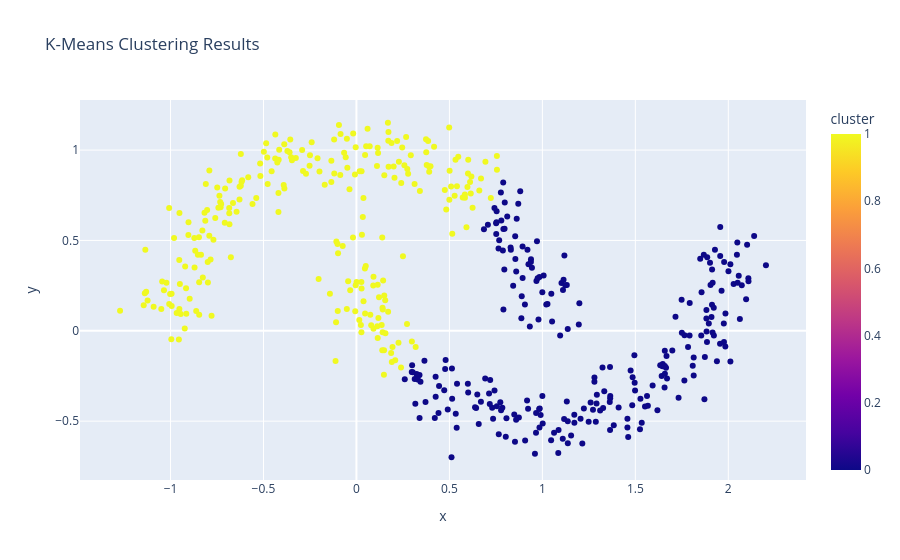

The notebook cell this image was saved under:
### Markdown cell above
## 🔍 Résultat KMeans : l'échec attendu
KMeans coupe les croissants par une frontière quasi droite — il ne fait que des blocs ronds autour de ses 2 centres, il ne « voit » pas les croissants.

### Code cell
results_df = pd.DataFrame({"x": X_moons[:, 0], "y": X_moons[:, 1], "cluster": kmeans.labels_})
px.scatter(results_df, x="x", y="y", color="cluster", title="K-Means Clustering Results")

### Figure 1 — Plotly figure (JSON) as saved in the notebook; plotly's stock layout.template omitted (floating-point values rounded to 4 significant figures; data arrays with more than 128 entries replaced by an {"elided": "..."} marker saying what was removed)
{"data": [{"hovertemplate": "x=%{x}<br>y=%{y}<br>cluster=%{marker.color}<extra></extra>", "legendgroup": "", "marker": {"color": {"elided": "500 int values"}, "coloraxis": "coloraxis", "symbol": "circle"}, "mode": "markers", "name": "", "orientation": "v", "showlegend": false, "type": "scatter", "x": {"elided": "500 float values"}, "xaxis": "x", "y": {"elided": "500 float values"}, "yaxis": "y"}], "layout": {"coloraxis": {"colorbar": {"title": {"text": "cluster"}}, "colorscale": [[0, "#0d0887"], [0.1111, "#46039f"], [0.2222, "#7201a8"], [0.3333, "#9c179e"], [0.4444, "#bd3786"], [0.5556, "#d8576b"], [0.6667, "#ed7953"], [0.7778, "#fb9f3a"], [0.8889, "#fdca26"], [1, "#f0f921"]]}, "legend": {"tracegroupgap": 0}, "title": {"text": "K-Means Clustering Results"}, "xaxis": {"anchor": "y", "domain": [0, 1], "title": {"text": "x"}}, "yaxis": {"anchor": "x", "domain": [0, 1], "title": {"text": "y"}}}}
